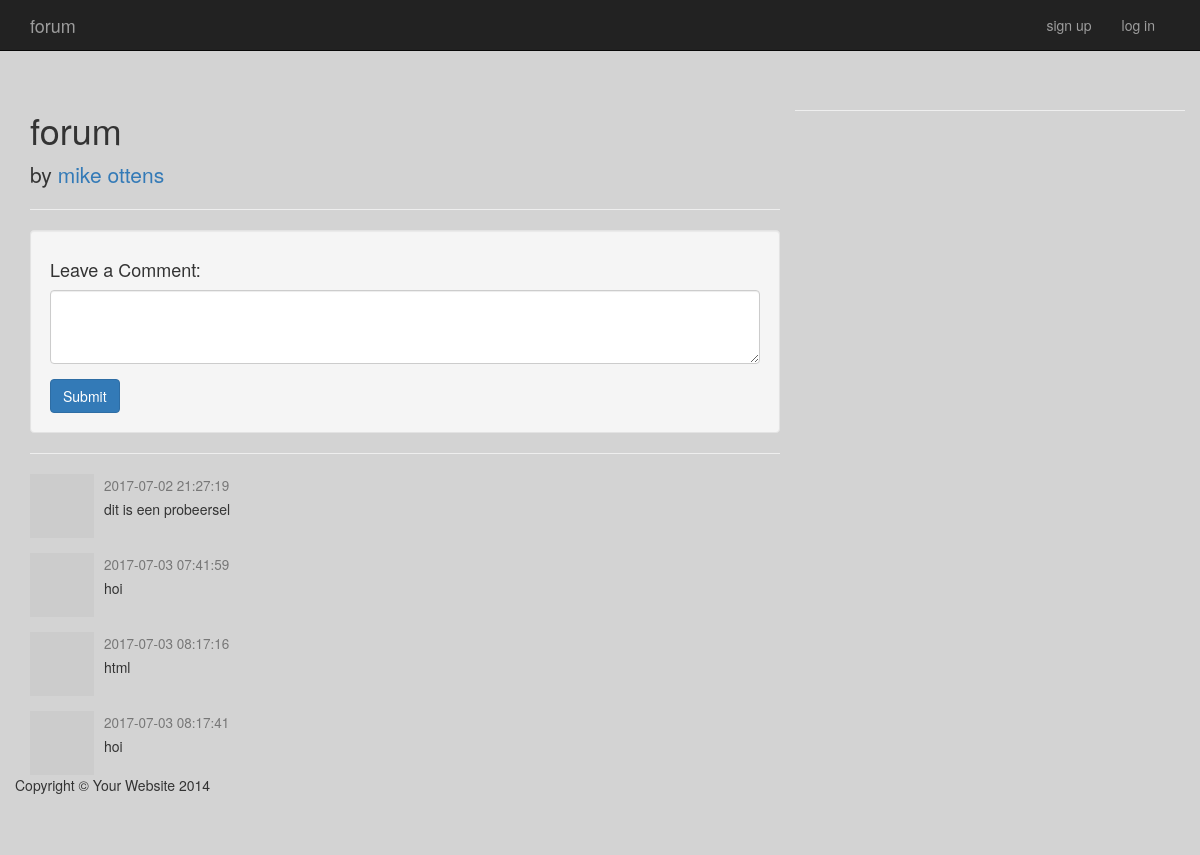
/src/index.php, run on the app's committed database.
### tables this page shows
CREATE TABLE `replies` (
  `id` int(11) NOT NULL,
  `content` text NOT NULL,
  `created_at` timestamp NOT NULL DEFAULT CURRENT_TIMESTAMP,
  `updated_at` timestamp NULL DEFAULT NULL,
  `username` varchar(100) NOT NULL,
  `topic_id` int(11) NOT NULL
);

### src/index.php (the view, shortened to what this page needs)
<?php
include_once ('app/database/database.php');
$statement = $conn->prepare('SELECT * FROM replies');
$statement->execute();
$replies = $statement->fetchAll();
?>
<!DOCTYPE html>
<html lang="en">
<head>
    <link href="css/bootstrap.min.css" rel="stylesheet">
    <link href="css/style.css" rel="stylesheet">
</head>
<body>
<nav class="navbar navbar-inverse navbar-fixed-top" role="navigation">
    <div class="container">
        <div class="navbar-header">
            <a class="navbar-brand" href="index.php">forum</a>
        </div>
        <div class="collapse navbar-collapse navbar-right" id="bs-example-navbar-collapse-1">
            <ul class="nav navbar-nav">
                <?php
                if (isset($_SESSION['username'])){
                    echo '<li><a href="app/logout.php">Logout</a></li>';
                } else{
                    echo '
                <li><a href="sign_up.php">sign up</a></li>
                <li><a href="login.php">log in</a></li>
                ';
                }
                ?>
            </ul>
        </div>
    </div>
</nav>
<div class="container">
    <div class="row">
        <div class="col-lg-8">
            <h1>forum</h1>
            <p class="lead">
                by <a href="#">mike ottens</a>
            </p>
            <hr>
            <div class="well">
                <h4>Leave a Comment:</h4>
                <form role="form" method="POST" action="app/comment_handler.php">
                    <div class="form-group">
                        <textarea class="form-control" name="content" rows="3"></textarea>
                    </div>
                    <button type="submit" class="btn btn-primary">Submit</button>
                </form>
            </div>
            <hr>
            <?php foreach($replies as $reply): ?>
            <div class="media">
                <a class="pull-left" href="#">
                    <img class="media-object" src="http://placehold.it/64x64" alt="">
                </a>
                <div class="media-body">
                    <h4 class="media-heading">
                        <small><?= $reply['created_at'] ?></small>
                    </h4>
                    <?= $reply['content'] ?>
                </div>
            </div>
            <?php endforeach; ?>
        </div>
    <hr>
    <footer>
        <div class="row">
            <div class="col-lg-12">
                <p>Copyright &copy; Your Website 2014</p>
            </div>
        </div>
    </footer>
</div>
</body>
</html>

### src/css/style.css (style rules this page uses)
body { padding-top: 70px; background-color: lightgray; }
footer { margin: 50px 0; }
body { padding-top: 90px; }

### data on the page
replies: created_at "2017-07-02 21:27:19", content "dit is een probeersel"
replies: created_at "2017-07-03 07:41:59", content "hoi"
replies: created_at "2017-07-03 08:17:16", content "html"
replies: created_at "2017-07-03 08:17:41", content "hoi"
